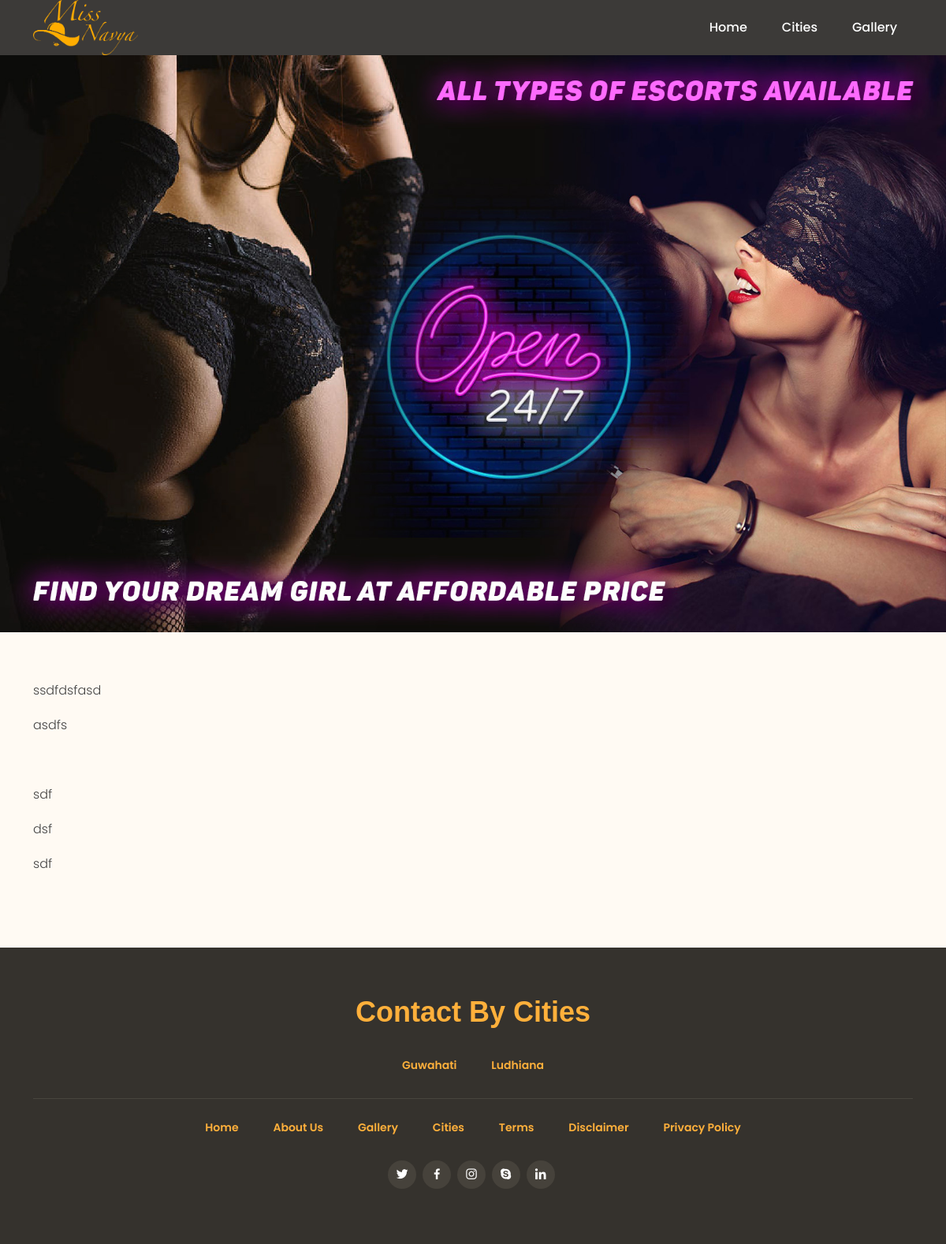
The page /Privacy-Policy.php on the database its author committed.
### tables this page shows
CREATE TABLE `websiteheader` (
  `id` int(11) NOT NULL,
  `site_name` varchar(250) NOT NULL,
  `site_logo` varchar(500) NOT NULL,
  `site_contact` varchar(20) NOT NULL,
  `site_contact2` varchar(10) NOT NULL,
  `site_tagline` varchar(250) NOT NULL,
  `facebook` varchar(250) NOT NULL,
  `twitter` varchar(250) NOT NULL,
  `insta` varchar(250) NOT NULL,
  `skype` varchar(250) NOT NULL,
  `linkin` varchar(250) NOT NULL,
  `date` varchar(30) NOT NULL,
  `status` enum('0','1') NOT NULL
);

CREATE TABLE `privacy` (
  `id` int(11) NOT NULL,
  `content` text NOT NULL,
  `date` varchar(20) NOT NULL,
  `status` varchar(2) NOT NULL
);

CREATE TABLE `websitepage` (
  `id` int(11) NOT NULL,
  `related_cities` text NOT NULL,
  `city` varchar(250) NOT NULL,
  `url` varchar(250) NOT NULL,
  `def` varchar(5) NOT NULL,
  `content` text NOT NULL,
  `image` text NOT NULL,
  `img_alt` varchar(250) NOT NULL,
  `contact` varchar(15) NOT NULL,
  `email` varchar(250) NOT NULL,
  `status` enum('0','1') NOT NULL,
  `date` varchar(30) NOT NULL,
  `position` varchar(10) NOT NULL
);

### admin/configuration/functions.php (called while the page is built, shortened)
<?php
include_once("connect.php");
function getContent($table){
	global $con;
	$execQry=mysqli_query($con,"select content from $table where `id`='1'  ");
	$fetchRes=mysqli_fetch_row($execQry);
	return $fetchRes[0];
}
?>

### Privacy-Policy.php (the view, shortened to what this page needs)
<?php
include("admin/configuration/connect.php");
include("admin/configuration/functions.php");
$qry=mysqli_query($con,"select * from websiteheader where id='17'");
$hqry=mysqli_fetch_array($qry);
?>
<!DOCTYPE html>
<html lang="en">
<head>
<?php include('include/css.php') ?>
</head>
<body>
<?php include('include/header2.php') ?>
  <main id="main">
    <section class="breadcrumbs">
      <img src="assets/img/inner-banner-e.jpg" />
    </section>
    <section id="about" class="about">
      <div class="container">
        <div class="row">
          <div class="col-sm-12">
<?php echo getContent('privacy'); ?>
          </div>
        </div>
      </div>
    </section>
  </main>
  <?php include('include/footer.php') ?>
</body>
</html>

### include/header2.php (shortened to what this page needs)
<?php $page=basename($_SERVER['PHP_SELF']); ?>
    <header id="header" class="fixed-top d-flex align-items-center">
      <div class="container-fluid container-xl d-flex align-items-center justify-content-between">
      <div class="logo me-auto">
        <a href="index"><img src="assets/img/<?php echo $hqry['site_logo'] ?>" alt=""></a>
      </div>
      <nav id="navbar" class="navbar order-last order-lg-0">
        <ul>
          <li><a class="nav-link <?php if ($page=='index'){ ?>active<?php } ?>" href="index">Home</a></li>
          <li><a class="nav-link <?php if ($page=='cities'){ ?>active<?php } ?>" href="cities">Cities</a></li>
          <li><a class="nav-link <?php if ($page=='gallery'){ ?>active<?php } ?>" href="gallery">Gallery</a></li>
        </ul>
      </nav>
    </div>
  </header>

### include/footer.php
<footer id="footer">
  <div class="container">
    <h3>Contact By Cities</h3>
    <ul>
      <?php $qry=mysqli_query($con,"select * from websitepage order by id desc limit 10");
        while($fetch=mysqli_fetch_array($qry)){?>
          <li><a href="<?php echo $fetch['url']?>"><?php echo $fetch['city'] ?></a></li>
    <?php }?>
    </ul>
    <ul class="bootomFooter">
      <li><a href="index">Home</a></li>
      <li><a href="About">About Us</a></li>
      <li><a href="Gallery">Gallery</a></li>
      <li><a href="cities">Cities</a></li>
      <li><a href="Terms">Terms</a></li>
      <li><a href="Disclaimer">Disclaimer</a></li>
      <li><a href="Privacy-Policy">Privacy Policy</a></li>
    </ul>
    <div class="social-links">
      <a target="_blank" href="<?php echo $hqry['twitter'] ?>" class="twitter"><i class="bx bxl-twitter"></i></a>
      <a target="_blank" href="<?php echo $hqry['facebook'] ?>" class="facebook"><i class="bx bxl-facebook"></i></a>
      <a target="_blank" href="<?php echo $hqry['insta'] ?>" class="instagram"><i class="bx bxl-instagram"></i></a>
      <a target="_blank" href="<?php echo $hqry['skype'] ?>" class="google-plus"><i class="bx bxl-skype"></i></a>
      <a target="_blank" href="<?php echo $hqry['linkin'] ?>" class="linkedin"><i class="bx bxl-linkedin"></i></a>
    </div>
  </div>
</footer>

### assets/css/style.css (style rules this page uses)
body { font-family: "Poppins", sans-serif; font-size: 16px; color: #444; line-height: 28px; font-weight: 300; }
a { text-decoration: none; color: #ffb03b; }
h1, h2, h3, h4, h5, h6 { font-family: "Calibri", sans-serif; }
#header { height: 70px; z-index: 997; transition: all 0.5s; padding: 10px 0; background: rgba(26, 24, 22, 0.85); }
#header .logo img { height: 70px; margin: 0 !important; }
.navbar { padding: 0; margin: 0 20px 0 0; }
.navbar ul { margin: 0; padding: 0; display: flex; list-style: none; align-items: center; }
.navbar li { position: relative; }
.navbar a, .navbar a:focus { display: flex; align-items: center; justify-content: space-between; padding: 10px 0 10px 44px; font-size: 16px; font-weight: 500; color: white; white-space: nowrap; transition: 0.3s; }
section { padding: 60px 0; }
.breadcrumbs { padding: 70px 0 0; }
.breadcrumbs img { width: 100%; }
.about { background: #fffaf3; min-height: 400px; }
.container-fluid { z-index: 1; position: relative; }
#footer { background: #35322d; color: #fff; font-size: 14px; text-align: center; padding: 30px 0; }
#footer h3 { font-size: 36px; font-weight: 700; color: #ffb03b; position: relative; padding: 0; margin: 30px 0 30px; }
#footer .social-links { margin: 0 0 40px 0; }
#footer .social-links a { font-size: 18px; display: inline-block; background: #46423b; color: #fff; line-height: 1; padding: 8px 0; margin-right: 4px; border-radius: 50%; text-align: center; width: 36px; height: 36px; transition: 0.3s; }
#footer ul { list-style: none; padding: 0; }
#footer li { margin: 0 0 10px; display: inline-block; }
#footer li a { border-radius: 30px; padding: 2px 20px; display: block; transition: all ease 0.2s; font-weight: 600; }
.bootomFooter { padding: 20px 0 0 !important; border-top: solid 1px #48453e; }

### rows shown on the page
websiteheader: site_logo (picture)
privacy: content "ssdfdsfasd asdfs sdf dsf sdf"
websitepage: city "Guwahati"
websitepage: city "Ludhiana"
